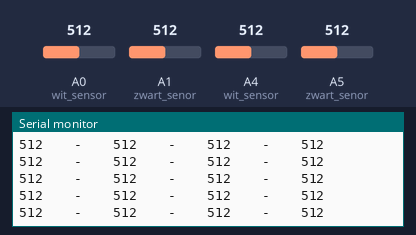
Recording of a sketch running on a simulated Arduino Uno, built with avr-gcc and run on an emulated ATmega328P. On the bench: the last lines printed to the serial monitor. The test bench sets the inputs (shaded band); at power-on: A0 (wit_sensor) = 512, A1 (zwart_senor) = 512, A4 (wit_sensor) = 512, A5 (zwart_senor) = 512.

Above: at 1.2 s.
1.3 s: A0 (wit_sensor) set to 111
At 1.43 s:
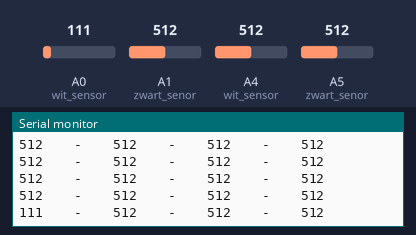
4.3 s: A0 (wit_sensor) set to 89
At 4.33 s:
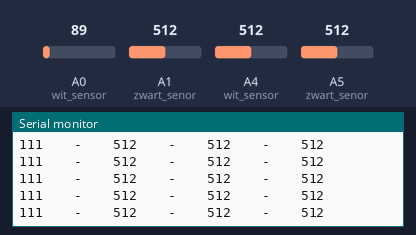
5.8 s: A1 (zwart_senor) set to 105
At 5.83 s:
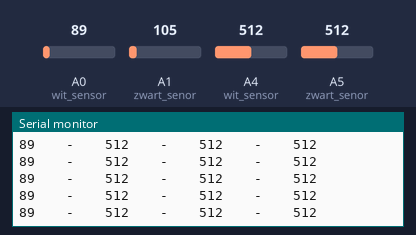
7.3 s: A1 (zwart_senor) set to 91
At 7.33 s:
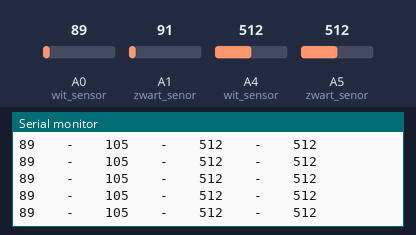
10.3 s: A4 (wit_sensor) set to 111
At 10.33 s:
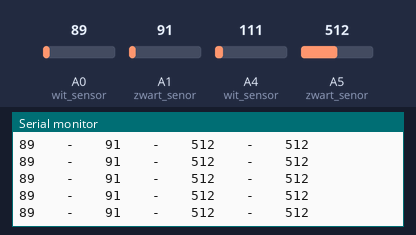
13.3 s: A4 (wit_sensor) set to 89
At 13.33 s:
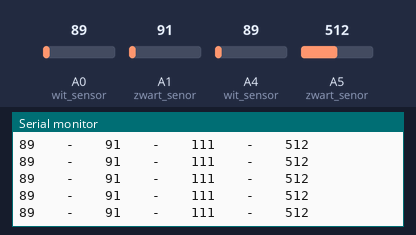
Timing chart, 0 to 16.3 s (numbered marks = the images above; inputs shaded):
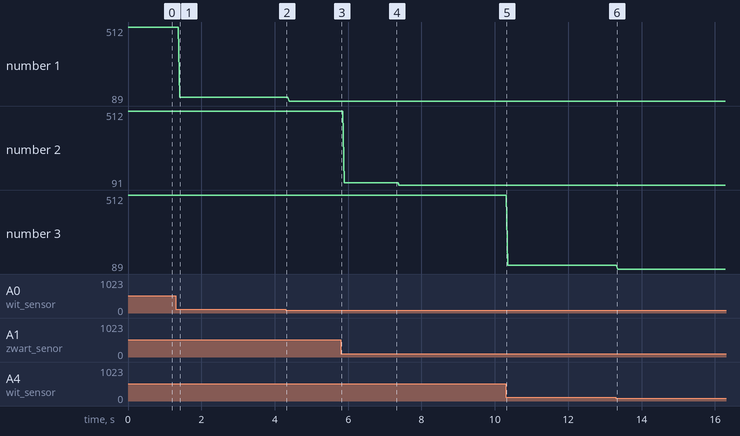

Measured:
- after the input at 1.3 s, the serial monitor: prints a new line after 0.11 s (image 1)
- plotted number 1: 512 → 111 after the input at 1.3 s, 111 → 89 after the input at 4.3 s
- plotted number 2: 512 → 105 after the input at 5.8 s, 105 → 91 after the input at 7.3 s
- plotted number 3: 512 → 111 after the input at 10.3 s

The sketch:

main.ino
```cpp
void setup() {
  // put your setup code here, to run once:
  Serial.begin(9600);
  pinMode(A0, INPUT);//wit sensor: links
  pinMode(A1, INPUT);//zwart senor: rechts
  pinMode(A2, INPUT);//wit sensor: links
  pinMode(A3, INPUT);//zwart senor: rechts
  pinMode(A4, INPUT);//wit sensor: links
  pinMode(A5, INPUT);//zwart senor: rechts
  pinMode(8, INPUT);//wit sensor: links
  pinMode(9, INPUT);//zwart senor: rechts
}

void loop() {
  // put your main code here, to run repeatedly:
  Serial.print(int(analogRead(8)));
  Serial.print("    -    ");
  Serial.print(int(analogRead(9)));
  Serial.print("    -    ");
  Serial.print(int(analogRead(A4)));
  Serial.print("    -    ");
  Serial.println(int(analogRead(A5)));
}
```
